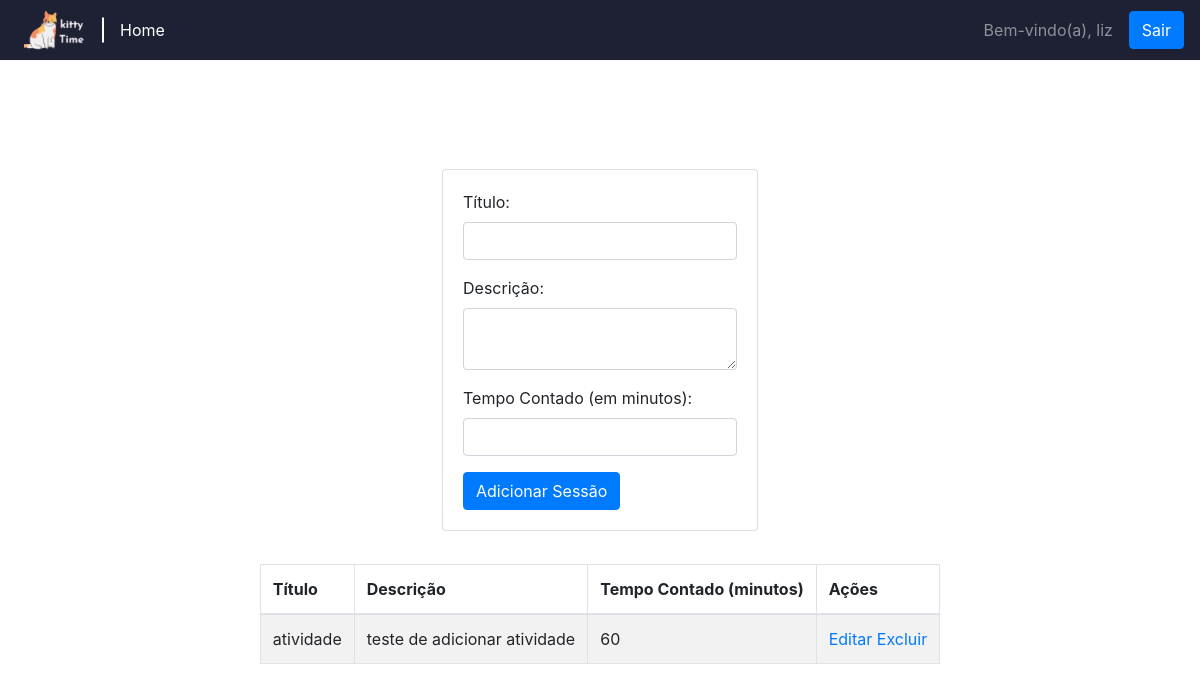
Page /sessao/lista/ (signed in) on the committed database.
### kittyapp/models.py (models this page shows, shortened)
class SessaoEstudo(models.Model):
    titulo = models.CharField(max_length=100)
    descricao = models.TextField()
    tempo_contado = models.PositiveIntegerField()

### kittyapp/views.py (the view)
# urls.py: path('sessao/lista/', views.lista_sessoes, name='lista_sessoes'),
def lista_sessoes(request):
    sessoes = SessaoEstudo.objects.all()
    return render(request, 'sessao.html', {'sessoes': sessoes})

### kittyapp/templates/sessao.html (shortened to what this page needs)
<!DOCTYPE html>
<html>
<head>
    {% load static %}
    <link rel="stylesheet" href="https://cdn.jsdelivr.net/npm/bootstrap@4.3.1/dist/css/bootstrap.min.css">
    <link rel="stylesheet" href="{% static 'css/sessao.css' %}">
</head>
<body>
    <header>
        <div class='container'>
            <nav class="navbar fixed-top navbar-expand-lg navbar-dark">
                <div class="collapse navbar-collapse" id="navbarSupportedContent">
                    <ul class="navbar-nav mr-auto">
                        <li class="nav-item">
                            <a class="nav-link" href="{% url 'home' %}">
                                <img style="height: 60px;" src="{% static 'kittyapp/logo4.png' %}" alt="Logo">
                            </a>
                        </li>
                        <li class="nav-item nav-sessao">
                            <a class="nav-link" href="{% url 'home' %}">Home</a>
                        </li>
                    </ul>
                    {% if user.is_authenticated %}
                        <div class="navbar-text mr-3">Bem-vindo(a), {{ user.username }}</div>
                        <a class="btn btn-primary" href="{% url 'logout' %}">Sair</a>
                    {% else %}
                        <a class="btn btn-primary" href="{% url 'login' %}">Entrar</a>
                    {% endif %}
                </div>
            </nav>
        </div>
    </header>
    <div class="card mt-5 mx-auto" style="max-width: 400px;">
        <div class="card-body">
            <form method="post" action="{% url 'adicionar_sessao' %}">
                <div class="form-group">
                    <label for="titulo">Título:</label>
                    <input type="text" class="form-control" name="titulo" required>
                </div>
                <div class="form-group">
                    <label for="descricao">Descrição:</label>
                    <textarea class="form-control" name="descricao" required></textarea>
                </div>
                <div class="form-group">
                    <label for="tempo_contado">Tempo Contado (em minutos):</label>
                    <input type="number" class="form-control" name="tempo_contado" required>
                </div>
                <button type="submit" class="btn btn-primary">Adicionar Sessão</button>
            </form>
        </div>
    </div>
    <table class="table table-bordered table-striped">
        <thead>
            <tr>
                <th>Título</th>
                <th>Descrição</th>
                <th>Tempo Contado (minutos)</th>
                <th>Ações</th>
            </tr>
        </thead>
        <tbody>
            {% for sessao in sessoes %}
            <tr>
                <td>{{ sessao.titulo }}</td>
                <td>{{ sessao.descricao }}</td>
                <td>{{ sessao.tempo_contado }}</td>
                <td>
                    <a href="{% url 'atualizar_sessao' sessao.id %}">Editar</a>
                    <a href="{% url 'excluir_sessao' sessao.id %}">Excluir</a>
                </td>
            </tr>
            {% endfor %}
        </tbody>
    </table>
</body>
</html>

### kittyapp/static/css/sessao.css (style rules this page uses)
body, html { margin: 0; padding: 0; height: 100%; display: flex; flex-direction: column; align-items: center; justify-content: center; }
.container { background-color: #1e2033; }
.navbar { height: 60px; background: #1e2033; position: fixed; top: 0; left: 0; width: 100%; z-index: 2; }
.navbar-dark .navbar-nav .nav-link { color: rgba(255, 255, 255, 1)!important; }
.nav-sessao { margin-left: 20px; }
.nav-sessao a { color: #fff; font-size: 16px; text-decoration: none; padding: 12px 24px; border-radius: 25px; }
.nav-sessao a { display: flex; align-items: center; height: 100%; position: relative; }
.nav-sessao a::before { content: ""; position: absolute; top: 50%; left: -10px; width: 2px; height: 25px; background-color: #fff; transform: translateY(-50%); }

### rows in the picture
SessaoEstudo: titulo "atividade", descricao "teste de adicionar atividade", tempo_contado "60"

### other values in the picture
{{ user.username }} "liz"
